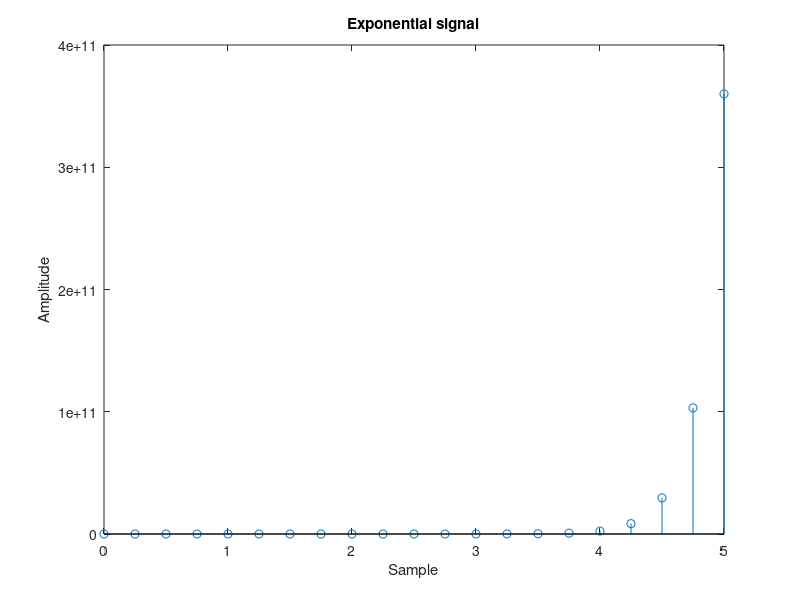

Here is the MATLAB script that generated this plot:
disp('Growing(Decaying Exponentil Sequence)');
N=input('Enter no of samples');
c=input('Enter constant values');
a=input('Enter exponent values');
n=0:0.25:N;
x=c*exp(a*n);
stem(n,x);
xlabel('Sample');
ylabel('Amplitude');
title('Exponential signal');
